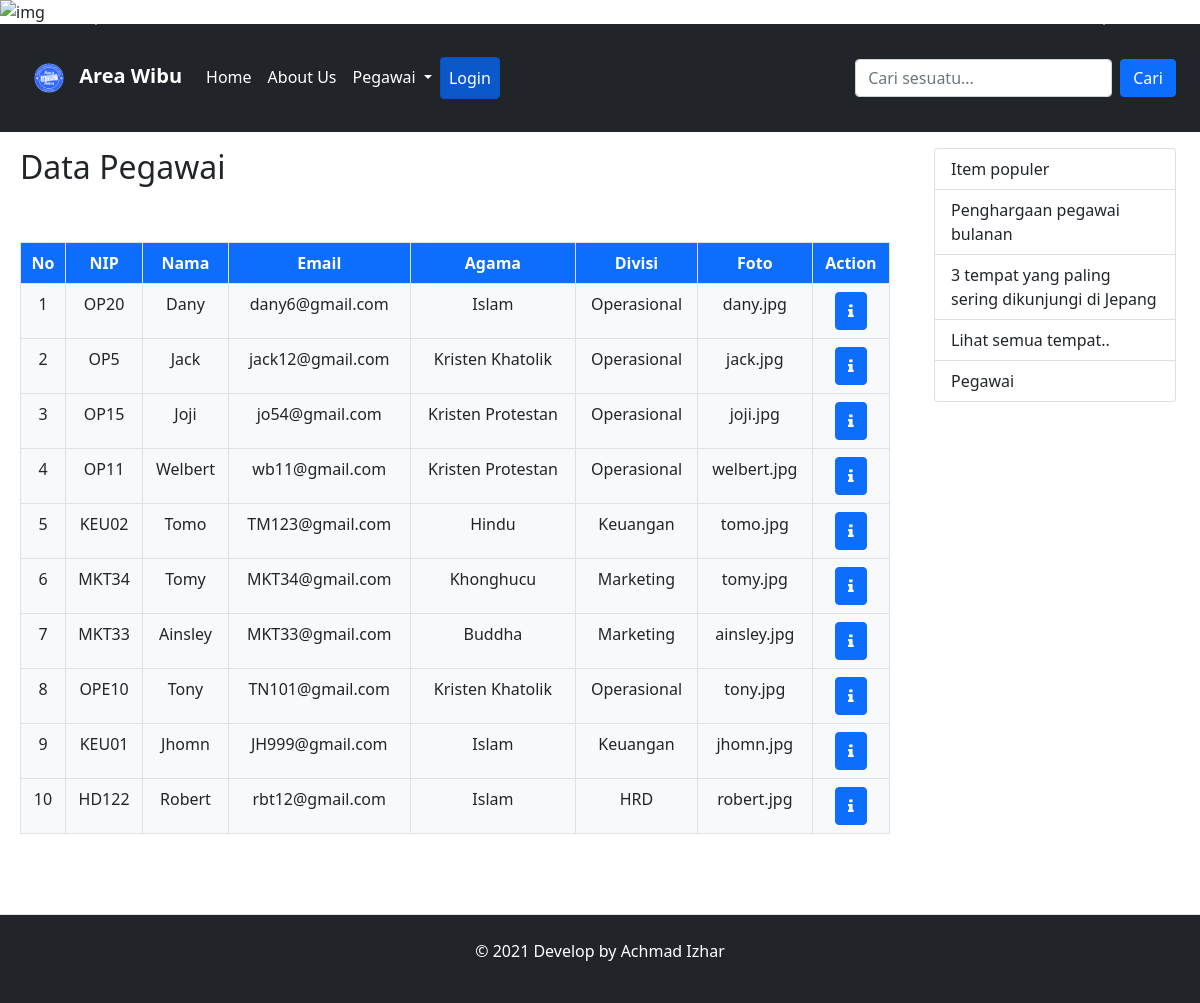
The page /index.php?page=dataPegawai on the database its author committed.
### tables this page shows
CREATE TABLE `pegawai` (
  `id` int(11) NOT NULL,
  `nip` varchar(5) NOT NULL,
  `nama` varchar(50) NOT NULL,
  `email` varchar(50) NOT NULL,
  `agama` enum('Islam','Kristen Protestan','Kristen Khatolik','Hindu','Buddha','Khonghucu') NOT NULL,
  `iddivisi` int(11) DEFAULT NULL,
  `foto` varchar(50) DEFAULT NULL
);

CREATE TABLE `divisi` (
  `id` int(11) NOT NULL,
  `nama` varchar(50) NOT NULL
);

### index.php (called while the page is built, shortened)
<?php
include_once 'views/header.php';
include_once 'views/menu.php';
include_once 'main.php';
include_once 'views/sidebar.php';
include_once 'views/footer.php';
?>

### models/Pegawai.php (called while the page is built, shortened)
<?php
class Pegawai {
    private $koneksi;
    public function __construct()
    {
        global $dbh;
        $this->koneksi = $dbh;
    }
    public function tampilData() {
        $sql = "SELECT pegawai.*, divisi.nama as divisi FROM pegawai INNER JOIN divisi on divisi.id = pegawai.iddivisi ORDER BY pegawai.id DESC";
        $gather = $this->koneksi->query($sql);
        return $gather;
    }
}

### dataPegawai.php (the view, shortened to what this page needs)
<?php
require_once 'models/Pegawai.php';
$model = new Pegawai();
$tampil = $model->tampilData();
?>
<h2>Data Pegawai</h2>
<br>
<br>
<table class="table table-bordered">
  <thead class="bg-primary text-white text-center">
    <tr>
      <th scope="col">No</th>
      <th scope="col">NIP</th>
      <th scope="col">Nama</th>
      <th scope="col">Email</th>
      <th scope="col">Agama</th>
      <th scope="col">Divisi</th>
      <th scope="col">Foto</th>
      <th scope="col">Action</th>
    </tr>
  </thead>
  <tbody>
    <?php
    $no = 1;
    foreach ($tampil as $tampil) {
    ?>
      <tr class="bg-light text-center">
        <td><?= $no; ?></td>
        <td><?= $tampil['nip']; ?></td>
        <td><?= $tampil['nama']; ?></td>
        <td><?= $tampil['email']; ?></td>
        <td><?= $tampil['agama']; ?></td>
        <td><?= $tampil['divisi']; ?></td>
        <td><?= $tampil['foto']; ?></td>
        <td>
          <form method="POST" action="controllers/pegawaiController.php">
            <a href="index.php?page=detailPegawai&id=<?= $tampil['id']; ?>" class="btn btn-primary"><i class="fa fa-info" aria-hidden="true"></i></a>
          </form>
        </td>
      <tr>
      <?php $no++;
    } ?>
  </tbody>
</table>
<br>
<br>

### views/header.php (shortened to what this page needs)
<!doctype html>
<html lang="en">
<head>
    <link href="https://cdn.jsdelivr.net/npm/bootstrap@5.0.0-beta3/dist/css/bootstrap.min.css" rel="stylesheet">
    <link rel="stylesheet" href="https://cdnjs.cloudflare.com/ajax/libs/font-awesome/4.7.0/css/font-awesome.min.css">
</head>
<body>
    <div class="row">
        <div class="col-12">
            <div id="carouselExampleCaptions" class="carousel slide" data-bs-ride="carousel">
                <div class="carousel-indicators">
                    <button type="button" data-bs-target="#carouselExampleCaptions" data-bs-slide-to="0" class="active" aria-current="true" aria-label="Slide 1"></button>
                    <button type="button" data-bs-target="#carouselExampleCaptions" data-bs-slide-to="1" aria-label="Slide 2"></button>
                </div>
                <div class="carousel-inner">
                    <div class="carousel-item active">
                        <img src="img/slide1.jpg" class="d-block w-100" alt="img">
                    </div>
                </div>
                <button class="carousel-control-prev" type="button" data-bs-target="#carouselExampleCaptions" data-bs-slide="prev">
                    <span class="carousel-control-prev-icon" aria-hidden="true"></span>
                </button>
                <button class="carousel-control-next" type="button" data-bs-target="#carouselExampleCaptions" data-bs-slide="next">
                    <span class="carousel-control-next-icon" aria-hidden="true"></span>
                </button>
            </div>
        </div>

### views/menu.php (shortened to what this page needs)
<div class="col-12 bg-dark">
    <nav class="navbar navbar-expand-lg navbar-dark text-white pt-4 pb-4">
        <div class="container-fluid">
            <a class="navbar-brand" href="index.php?page=views/menu_page/home">
                <img src="img/area.png" alt="" width="50" height="50" class="d-inline-block align-text-center">
                <strong>Area Wibu</strong>
            </a>
            <div class="collapse navbar-collapse" id="navbarSupportedContent">
                <ul class="navbar-nav me-auto mb-2 mb-lg-0">
                    <li class="nav-item">
                        <a class="nav-link active" aria-current="page" href="index.php?page=views/menu_page/home">Home</a>
                    </li>
                    <li class="nav-item">
                        <a class="nav-link active" href="index.php?page=views/menu_page/aboutUs">About Us</a>
                    </li>
                    <li class="nav-item dropdown">
                        <a class="nav-link active dropdown-toggle" href="#" id="navbarDropdown" role="button" data-bs-toggle="dropdown" aria-expanded="false">
                            Pegawai
                        </a>
                    </li>
                    <?php
                    $member = isset($_SESSION['MEMBER']) ? $_SESSION['MEMBER'] : null;
                    if (!isset($member)) {
                    ?>
                        <li class="nav-item">
                            <a class="nav-link btn btn-primary active" href="index.php?page=login">Login</a>
                        </li>
                    <?php } ?>
                </ul>
                <form class="d-flex">
                    <input class="form-control me-2" type="search" placeholder="Cari sesuatu..." aria-label="Cari">
                    <button class="btn btn-primary" type="submit">Cari</button>
                </form>
            </div>
        </div>
    </nav>
</div>

### main.php
<div class="col-9 p-3">
    <div class="ps-3">
        <?php
        $page = isset($_REQUEST['page']) ? $_REQUEST['page'] : '';
        if (!empty($page)) {
            include_once $page . '.php';
        } else {
            include_once 'views/menu_page/home.php';
        }
        ?>
    </div>
</div>

### views/sidebar.php
<div class="col-3">
    <div class="p-3 pe-4">
        <ul class="list-group">
            <li class="list-group-item">Item populer</li>
            <li class="list-group-item">Penghargaan pegawai bulanan</li>
            <li class="list-group-item">3 tempat yang paling sering dikunjungi di Jepang</li>
            <li class="list-group-item">Lihat semua tempat..</li>
            <li class="list-group-item">Pegawai</li>
        </ul>
    </div>
</div>

### views/footer.php (shortened to what this page needs)
        <div class="col-12 border-top bg-dark text-white">
            <p class="p-4 text-center">&copy; 2021 Develop by Achmad Izhar</p>
        </div>
    </div>
</body>
</html>

### rows shown on the page
pegawai: nip "OP20", nama "Dany", email "dany6@gmail.com", agama "Islam", iddivisi.nama "Operasional", foto "dany.jpg"
pegawai: nip "OP5", nama "Jack", email "jack12@gmail.com", agama "Kristen Khatolik", iddivisi.nama "Operasional", foto "jack.jpg"
pegawai: nip "OP15", nama "Joji", email "jo54@gmail.com", agama "Kristen Protestan", iddivisi.nama "Operasional", foto "joji.jpg"
pegawai: nip "OP11", nama "Welbert", email "wb11@gmail.com", agama "Kristen Protestan", iddivisi.nama "Operasional", foto "welbert.jpg"
pegawai: nip "KEU02", nama "Tomo", email "TM123@gmail.com", agama "Hindu", iddivisi.nama "Keuangan", foto "tomo.jpg"
pegawai: nip "MKT34", nama "Tomy", email "MKT34@gmail.com", agama "Khonghucu", iddivisi.nama "Marketing", foto "tomy.jpg"
pegawai: nip "MKT33", nama "Ainsley", email "MKT33@gmail.com", agama "Buddha", iddivisi.nama "Marketing", foto "ainsley.jpg"
pegawai: nip "OPE10", nama "Tony", email "TN101@gmail.com", agama "Kristen Khatolik", iddivisi.nama "Operasional", foto "tony.jpg"
pegawai: nip "KEU01", nama "Jhomn", email "JH999@gmail.com", agama "Islam", iddivisi.nama "Keuangan", foto "jhomn.jpg"
pegawai: nip "HD122", nama "Robert", email "rbt12@gmail.com", agama "Islam", iddivisi.nama "HRD", foto "robert.jpg"
